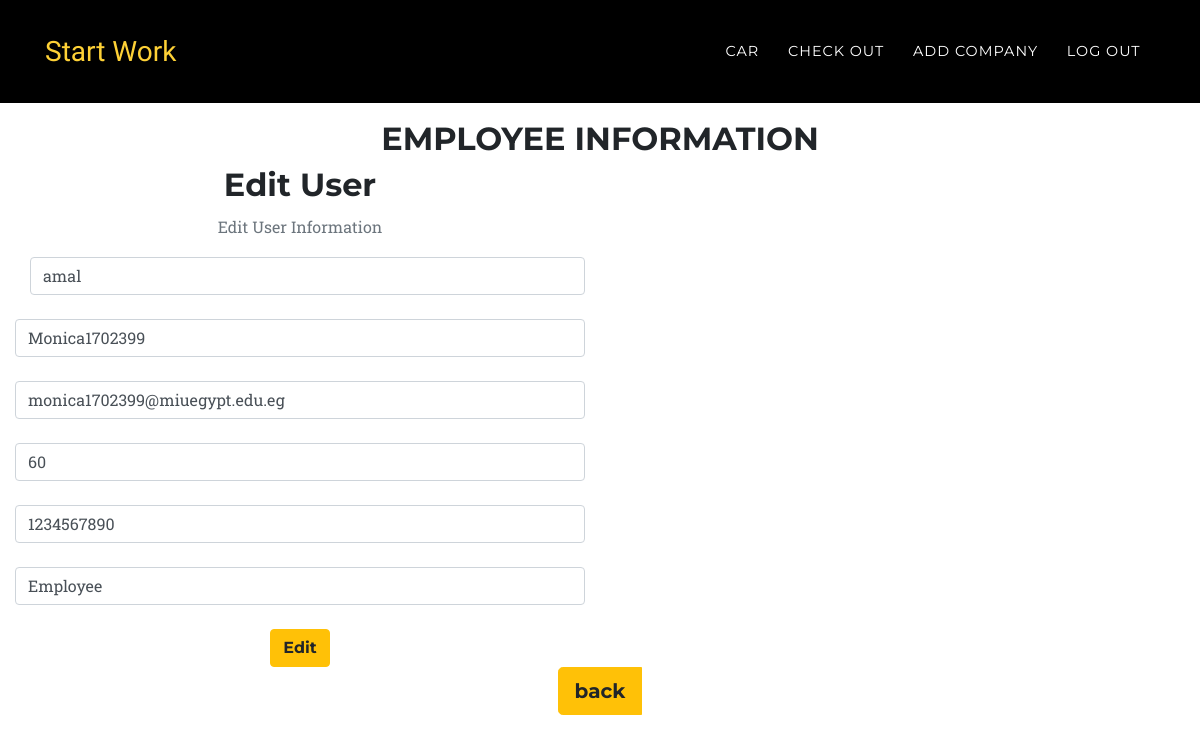
The app's page /index.php?action=edit (signed in) with its own data.
### tables this page shows
CREATE TABLE `user` (
  `ID` int(255) NOT NULL,
  `FullName` varchar(255) NOT NULL,
  `username` varchar(255) NOT NULL,
  `email` varchar(255) NOT NULL,
  `password` varchar(255) NOT NULL,
  `Age` int(11) NOT NULL,
  `phoneNumber` int(255) NOT NULL,
  `Role` varchar(255) NOT NULL
);

### app/view/View.php (called while the page is built, shortened)
<?php
abstract class  View
{
    public function __construct($controller, $model) {
        $this->model = $model;
    }
}
?>

### app/model/User.php (called while the page is built, shortened)
<?php
require_once(__ROOT__ ."db/database.php");
class User extends Model
{
    private $FullName;
    private $username;
    private $email;
    private $Age;
    private $phoneNumber;
    private $Role;
 function __construct($ID,$FullName="",$username="",$email="",$password="",$Age="",$phoneNumber="",$Role="")
  {
    if(""===$FullName)
    {
      $this->readUser($ID);
    }
  }
  function getFullName()
  {
  	return $this->FullName;
  }
  function getusername()
  {
  	return $this->username;
  }
  function getemail()
  {
  	return  $this->email;
  }
  function getAge()
  {
    return $this->Age;
  }
  function getPhoneNumber()
  {
    return $this->phoneNumber;
  }
  function getRole()
  {
    return $this->Role;
  }
  function readUser($ID)
  {
  	$user=" SELECT * FROM user where ID=".$ID;
    $d1= Database::GetInstance();
    $result = mysqli_query($d1->GetConnection(), $user);
    if ($result->num_rows == 1)
    {
        $row=mysqli_fetch_array($result);
        $this->FullName = $row["FullName"];
		    $this->username=$row["username"];
		    $this->email=$row["email"];
        $this->Age = $row["Age"];
		    $this->phoneNumber = $row["phoneNumber"];
        $this->Role=$row["Role"];
    }
  }
}
?>

### app/db/database.php (called while the page is built, shortened)
<?php
class Database {
    private static $Instance;
    private $LocalHost = "localhost";
    private $Name = "root";
    private $Password = "";
    private $DBname = "autosparecar";
    public $Connection;
    public function __construct() {
        $this->Connection = new mysqli($this->LocalHost, $this->Name, $this->Password, $this->DBname);
    }
    public static function GetInstance() {
        if(!isset(self::$Instance)) {
            self::$Instance = new self();
        }
            return self::$Instance;
    }
    public function GetConnection() {
       return $this->Connection;
    }
}
?>

### app/view/ViewUser.php (the view, shortened to what this page needs)
<?php
require_once(__ROOT__ . "view/View.php");
class ViewUser extends View
{
public function editForm()
	{
		$str="";
		$str.='<!DOCTYPE html>
<html lang="en">
<head>
  <meta charset="utf-8">
  <meta name="viewport" content="width=device-width, initial-scale=1, shrink-to-fit=no">
  <meta name="description" content="">
  <meta name="author" content="">
  <title>Auto spare parts</title>
  <link href="vendor/bootstrap/css/bootstrap.min.css" rel="stylesheet">
  <link href="vendor/fontawesome-free/css/all.min.css" rel="stylesheet" type="text/css">
  <link href="https://fonts.googleapis.com/css?family=Montserrat:400,700" rel="stylesheet" type="text/css">
  <link href="https://fonts.googleapis.com/css?family=Kaushan+Script" rel="stylesheet" type="text/css">
  <link href="https://fonts.googleapis.com/css?family=Droid+Serif:400,700,400italic,700italic" rel="stylesheet" type="text/css">
  <link href="https://fonts.googleapis.com/css?family=Roboto+Slab:400,100,300,700" rel="stylesheet" type="text/css">
  <link href="css/agency.min.css" rel="stylesheet">
</head>';
$str.='<br>
<br>
<br>
<br>
<br>
<body id="page-top">
      			<div class="row">
        			<div class="col-lg-12 text-center">
          				<h2 class="section-heading text-uppercase"> Employee Information</h2>
          				<h3 class="section-subheading text-muted"> </h3>
        			</div>
     			</div>
<form action="index.php?action=editaction" method="post">
	<div class="row">
	<div class="col-lg-12 text-center">
        <div class="col-lg-12">
          <form id="contactForm" name="sentMessage" novalidate="novalidate">
            <div class="row">
              	<div class="col-md-6">
					<h2 class="section-heading">Edit User</h2>
						<p class="section-subheading text-muted">Edit User Information</p>
					<h3 class="section-subheading text-muted"> </h3>
				</div>
			</div>';
		$str.='
			<div class="row">
			<div class="col-lg-12 text-center">
            	<div class="col-md-6">
					<input type="text" class="form-control" required="required" name="FullName" value="'.$this->model->getFullName().'"/>
				</div>
			</div>
			</div>
			<br>
			<div class="row">
				<div class="col-md-6">
					<input type="text" class="form-control" required="required" name="username" value="'.$this->model-> getusername().'"/>
				</div>
				</div>
			</div>
		<br>
		<div class="row">
		<div class="col-lg-12 text-center">
            <div class="col-md-6">
            	<input type="text" class="form-control" required="required" name="email" value="'.$this->model->getEmail().'"/>
			</div>
			</div>
			</div>
		<br>
		<div class="row">
		<div class="col-lg-12 text-center">
              <div class="col-md-6">
		<input type="text"class="form-control" required="required" name="Age" value="'.$this->model->getAge().'"/>
			</div>
			</div>
			</div>
		<br>
		<div class="row">
		<div class="col-lg-12 text-center">
              <div class="col-md-6">
		<input type="text" class="form-control" required="required" name="phoneNumber" value="'.$this->model->getPhoneNumber().'"/>
			</div>
			</div>
			</div>
		<br>
		<div class="row">
		<div class="col-lg-12 text-center">
            <div class="col-md-6">
				<input type="text" class="form-control" required="required"  name="Role" value="'.$this->model->getRole().'"/>
			</div>
			</div>
		</div>
		<br>
		<div class="row">
		<div class="col-lg-12 text-center">
            <div class="col-md-6">
				<button type="submit" class="btn btn-warning" name="edit">Edit</button>
        	</div>
        	</div>
        	</div>
		</form>
		</div>
		</div>
		</form>';
		  $str.="<div class='col-lg-12 text-center'>
		  <div class='portfolio-caption'>
           <div class='btn-group btn-group-lg'>
           <button type='submit' class='btn btn-warning' name='Show' id='Show' onclick=\"location.href='index.php'\">back</button>
           <br>
           </div>
           </div>
           </div>";
		return $str;
	}
}
?>

### records on screen
user: FullName "amal", username "Monica1702399", email "monica1702399@miuegypt.edu.eg", Age "60", phoneNumber "1234567890", Role "Employee"
